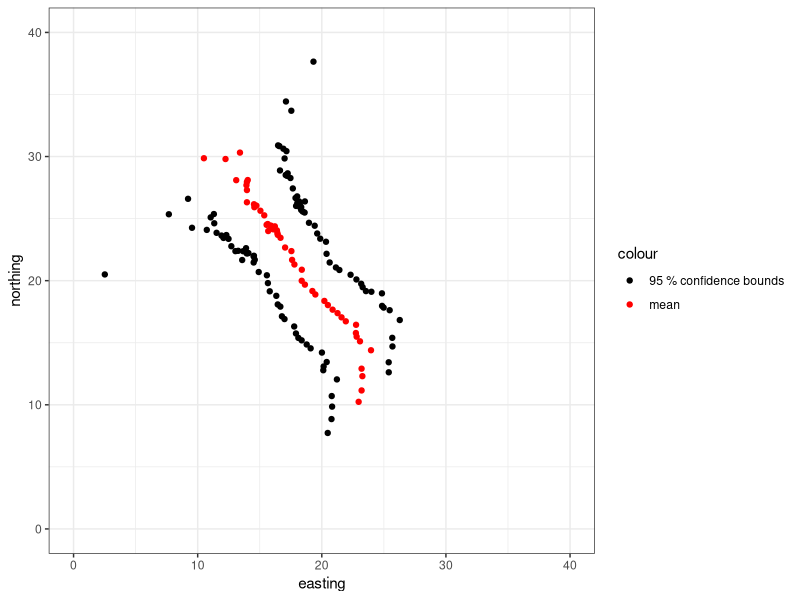
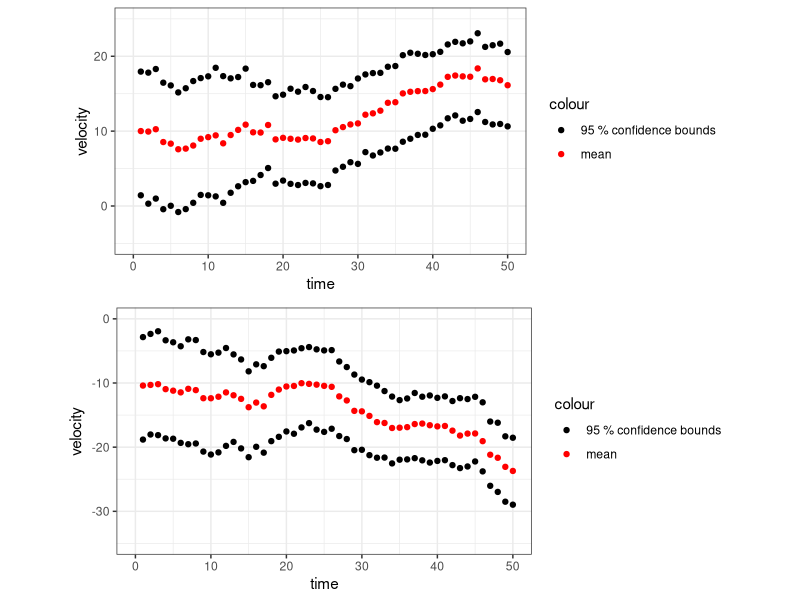

The R script that drew these images, in order:

library(MASS)
library(ggplot2)
library(ggpubr)


set.seed(11)
# Creating vectors, matrices and constants

mu_1 = c(10, 30, 10, -10) # mean for initial state vector
Sigma_1 = diag(c(10^2, 10^2, 5^2,5^2)) # covariance matrix for initial state vector
delta = 1/60 

T_steps = 50 # number of time steps

A = diag(4) # forward function
A[1,3] = A[2,4] = delta

epsilon_mean = rep(0,4) # E(epsilon_(t+1))
epsilon_var = diag(c(0.1^2, 0.1^2, 0.5^2, 0.5^2)) # Var(epsilon_(t+1))

# reading sensor data from file
sensorA = read.delim("sensorA.txt",header=FALSE)
sensorB = read.delim("sensorB.txt",header=FALSE)
y_vec = cbind(sensorA, sensorB)

y_mean = rep(0,2)
y_var =  diag(c(0.1^2, 0.1^2))

# Ensemble Kalman filter:


EnKF = function(B, T_steps){
  # creating matrices to containing the ensemble averages in each iteration, in addition to confidence bounds 
  mean_pos_ensemble_t = matrix(data=0, nrow=2, ncol=T_steps) # row number t contains the ensemble average of E_t and N_t
  lower_bound_pos_ensemble_t = matrix(data=0, nrow=2, ncol=T_steps) # ma
  upper_bound_pos_ensemble_t = matrix(data=0, nrow=2, ncol=T_steps)
  
  mean_vel_t = matrix(data=0, nrow=2, ncol=T_steps) # # row t contains the ensemble average of v_t and u_t
  lower_bound_vel_ensemble_t = matrix(data=0, nrow=2, ncol=T_steps)
  upper_bound_vel_ensemble_t = matrix(data=0, nrow=2, ncol=T_steps)
  
  # Initializing  ensemble
  ensemble = t(mvrnorm(n = B, mu = mu_1, Sigma = Sigma_1))
  
  
  for (t in 1:T_steps){
    
    # creating forecast data
    y_t_sampled = matrix(0, nrow=2, ncol=B)
    for (b in 1:B){
      y_t_sampled[,b] = c(atan(ensemble[1,b]/ensemble[2,b]), atan((40-ensemble[2,b])/(40-ensemble[1,b])))+mvrnorm(n=1, mu = y_mean, Sigma = y_var)
    }
    cov_mat_y = cov(t(y_t_sampled)) # empirical covariance matrix for y
    cov_mat_xy = cov(t(ensemble), t(y_t_sampled)) # empirical covariance matrix for x and y
    
    y_t = y_vec[t,] # y_t is the sensor data at time t
    for (b in 1:B){
      ensemble[,b] = ensemble[,b] + t(cov_mat_xy%*%solve(cov_mat_y)%*%t(y_t-y_t_sampled[,b])) # conditioning each ensemble member on the data
    }
    
    # moving the ensemble one step forward in time

    for (b in 1:B){
      ensemble[,b] = A%*%ensemble[,b]+mvrnorm(n=1, mu = epsilon_mean, Sigma = epsilon_var)
    }
   
   # storing the mean and confidence bounds in matrices
    mean_pos_ensemble_t[,t] = c(mean(ensemble[1,]), mean(ensemble[2,]))
    mean_vel_t[,t] = c(mean(ensemble[3,]), mean(ensemble[4,]))
    
    lower_bound_pos_ensemble_t[,t] = c(sort(ensemble[1,])[as.integer(B*0.05)], sort(ensemble[2,])[as.integer(B*0.05)])
    upper_bound_pos_ensemble_t[,t] = c(sort(ensemble[1,])[as.integer(B*0.95)], sort(ensemble[2,])[as.integer(B*0.95)])
    lower_bound_vel_ensemble_t[,t] = c(sort(ensemble[3,])[as.integer(B*0.05)], sort(ensemble[4,])[as.integer(B*0.05)])
    upper_bound_vel_ensemble_t[,t] = c(sort(ensemble[3,])[as.integer(B*0.95)], sort(ensemble[4,])[as.integer(B*0.95)])
    
    cat("t = ",t, "\n")
   
  }
  
  return (list("mean_pos"=mean_pos_ensemble_t, "lower_pos"=lower_bound_pos_ensemble_t, "upper_pos"=upper_bound_pos_ensemble_t, "mean_vel"=mean_vel_t, "lower_vel"=lower_bound_vel_ensemble_t, "upper_vel"=upper_bound_vel_ensemble_t))
}

B = 100
EnKF_output = EnKF(B, T_steps) # running EnKF

# storing the output
mean_pos_ensemble_t = EnKF_output$mean_pos
lower_bound_pos_ensemble_t =  EnKF_output$lower_pos
upper_bound_pos_ensemble_t =  EnKF_output$upper_pos

mean_vel_ensemble_t = EnKF_output$mean_vel
lower_bound_vel_ensemble_t =  EnKF_output$lower_vel
upper_bound_vel_ensemble_t =  EnKF_output$upper_vel

# creating data frames for plotting
df_positions = data.frame("x_mean"=mean_pos_ensemble_t[1,],"y_mean"= mean_pos_ensemble_t[2,], "x_lower"=lower_bound_pos_ensemble_t[1,],"y_lower"=lower_bound_pos_ensemble_t[2,],"x_upper"=upper_bound_pos_ensemble_t[1,], "y_upper"=upper_bound_pos_ensemble_t[2,])
df_x_velocities = data.frame("x_vel_mean"=mean_vel_ensemble_t[1,], "x_lower"=lower_bound_vel_ensemble_t[1,],"x_upper"=upper_bound_vel_ensemble_t[1,])
df_y_velocities = data.frame("y_vel_mean"= mean_vel_ensemble_t[2,],"y_lower"=lower_bound_vel_ensemble_t[2,], "y_upper"=upper_bound_vel_ensemble_t[2,])


# plotting trajectory
ggplot(df_positions)+geom_point(aes(x=x_mean, y=y_mean, color="mean"))+geom_point(aes(x=x_lower, y=y_lower, color="95 % confidence bounds"))+geom_point(aes(x=x_upper, y=y_upper))+coord_fixed(ratio = 1)+xlab("easting")+ylab("northing")+xlim(c(0,40))+ylim(c(0,40))+scale_color_manual(values=c("black","red"))+theme(legend.position = "bottom")+theme_bw()


 # plotting velocities
x_vel = ggplot(df_x_velocities)+geom_point(aes(x=1:T_steps, y=x_vel_mean, color="mean"))+geom_point(aes(x=1:T_steps, y=x_lower, color="95 % confidence bounds"))+geom_point(aes(x=1:T_steps, y=x_upper))+coord_fixed(ratio = 1)+xlab("time")+ylab("velocity")+ylim(c(-5,25))+xlim(c(0,50))+scale_color_manual(values=c("black","red"))+theme_bw()
y_vel = ggplot(df_y_velocities)+geom_point(aes(x=1:T_steps, y=y_vel_mean, color="mean"))+geom_point(aes(x=1:T_steps, y=y_lower, color="95 % confidence bounds"))+geom_point(aes(x=1:T_steps, y=y_upper))+coord_fixed(ratio = 0.85)+xlab("time")+ylab("velocity")+xlim(c(0,50))+ylim(c(-35,0))+scale_color_manual(values=c("black","red"))+theme_bw()

ggarrange(x_vel, y_vel, nrow=2)

